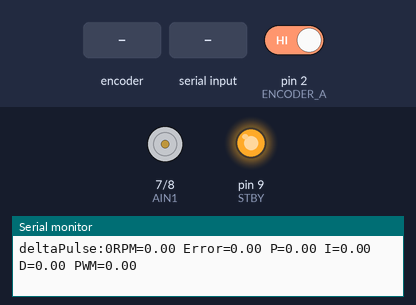
Simulated run of this sketch. Board: Arduino Uno, built with avr-gcc and run on an emulated ATmega328P. Shown: motor-driver pin pairs drawn as motors (green arrow = first pin HIGH = forward, orange = second pin HIGH = backward, longer = more drive, scaled by the enable pin, stopped while the standby pin is LOW), output pins drawn as LEDs (lit = HIGH), the last lines printed to the serial monitor. The test bench sets the inputs (shaded band); at power-on: pin 2 (ENCODER_A) HIGH.

Above: at 1.2 s.
1.3 s: rotary encoder on pin 2 (ENCODER_A) / pin 3 (ENCODER_B) turned 1 step (first pin leading)
At 2.7 s:
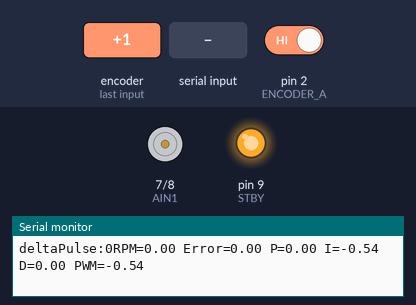
3.0 s: "RPM:90\n" received over Serial
At 5.7 s:
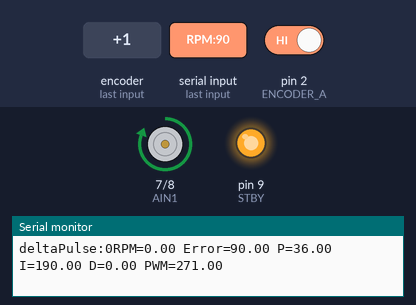
6.0 s: "RPM:\n" received over Serial
At 7.4 s:
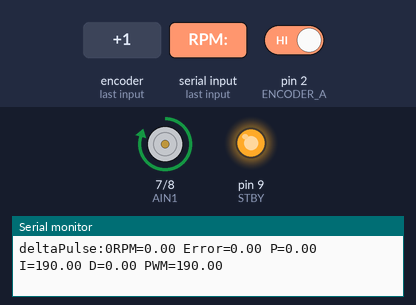
9.0 s: rotary encoder on pin 2 (ENCODER_A) / pin 3 (ENCODER_B) turned 1 step (first pin leading)
At 9.7 s:
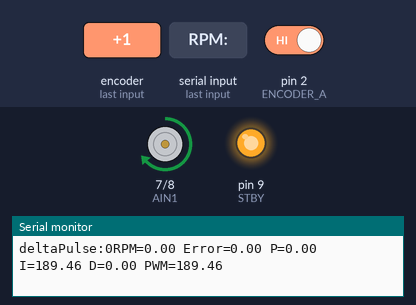
Timing chart, 0 to 12.0 s (numbered marks = the images above; inputs shaded):
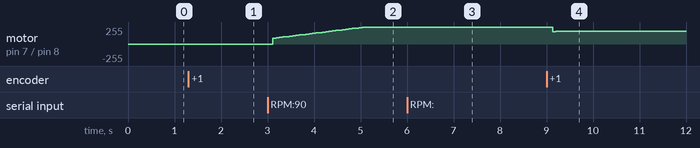

Measured:
- after the input at 1.3 s, motor on pin 7 (AIN1) / pin 8 (AIN2): stopped → backward 1/255 after 0.10 s, → backward 2/255 0.07 s later, → stopped 0.07 s later
- after the input at 3.0 s, motor on pin 7 (AIN1) / pin 8 (AIN2): moves from stopped to forward 255/255 over 2.0 s, starting after 0.12 s
- after the input at 6.0 s, motor on pin 7 (AIN1) / pin 8 (AIN2): forward 255/255 → forward 252/255 after 0.13 s
- after the input at 9.0 s, motor on pin 7 (AIN1) / pin 8 (AIN2): forward 252/255 → forward 186/255 after 0.13 s, → forward 189/255 0.07 s later

The sketch:

motor_pid_ready_for_testing.ino
```cpp
//  DC Motor Speed Controller — TB6612FNG + Encoder
//  PID speed control driven by RPM commands over Serial
//  Simplified: single anti-windup mechanism, derivative-on-measurement,
//  no output slew limiter.

// TB6612FNG motor driver pins
#define PWMA 5
#define AIN1 7
#define AIN2 8
#define STBY 9

// Encoder pins
#define ENCODER_A 2
#define ENCODER_B 3

// Encoder variables
volatile long encoderCount = 0;
long currentCount = 0;
long previousCount = 0;
long deltaPulses = 0;

// Encoder resolution
double PPR_DC_ENGINE = 211.2;

// ---- PID parameters ----
double Kp = 0.4; // still need to be set through testing
double Ki = 0.95;
double Kd = 0.00;
double Kf = 0.5;      // introduction of feed-forward for faster accelerations closer to the target

double setpointRPM = 0;  // desired RPM
double currentRPM = 0;   // measured RPM
double output = 0;       // PWM output

double previousMeasurement = 0; // for derivative-on-measurement
double integral = 0;
double error = 0;

double P, I, D, derivative;

// Limits
const double OUTPUT_LIMIT = 255.0;
const double INTEGRAL_LIMIT = 200.0; // tune: max contribution I can add, in PWM units, is Ki*INTEGRAL_LIMIT

// Timing
unsigned long lastTime = 0;
unsigned long now = 0;
const unsigned long sampleTime = 20;  // ms
double dt = 0;


//// main type shi
void setup() {
  Serial.begin(9600);

  pinMode(PWMA, OUTPUT);
  pinMode(AIN1, OUTPUT);
  pinMode(AIN2, OUTPUT);
  pinMode(STBY, OUTPUT);
  digitalWrite(STBY, HIGH);

  pinMode(ENCODER_A, INPUT_PULLUP);
  pinMode(ENCODER_B, INPUT_PULLUP);

  attachInterrupt(digitalPinToInterrupt(ENCODER_A), encoderAISR, CHANGE);

  lastTime = millis();
  Serial.println("Motor ready");
}

void loop() {
  readSerialCommand();
  runPID();
}

void readSerialCommand() {
  if (!Serial.available()) return;

  String command = Serial.readStringUntil('\n');

  if (command.startsWith("RPM:")) {       // parses new RPM setpoint commands
    setpointRPM = command.substring(4).toInt();
    Serial.print("New RPM target: ");
    Serial.println(setpointRPM);
  }
}


////// main type shi


void runPID() {
  now = millis();
  if (now - lastTime < sampleTime) return;
  dt = (now - lastTime) / 1000.0;

  // Read encoder safely
  noInterrupts();
  currentCount = encoderCount;
  interrupts();

  deltaPulses = currentCount - previousCount;
  Serial.print("deltaPulse:");
  Serial.print(deltaPulses);
  previousCount = currentCount;

  currentRPM = (deltaPulses / PPR_DC_ENGINE) * (60.0 / dt);  // PPST conversion to RPMS

  error = setpointRPM - currentRPM;

  // --- Proportional ---
  P = Kp * error;

  // --- Derivative on measurement ---
  derivative = -(currentRPM - previousMeasurement) / dt;
  D = Kd * derivative;
  previousMeasurement = currentRPM;

  // --- Integral, with single anti-windup rule: ---
  // only accumulate if doing so wouldn't push the output past its limit.
  double unclamppedOutput = P + Ki * (integral + error * dt) + D;
  if (unclamppedOutput < OUTPUT_LIMIT && unclamppedOutput > -OUTPUT_LIMIT) {
    integral += error * dt;
    integral = constrain(integral, -INTEGRAL_LIMIT, INTEGRAL_LIMIT);        // keeps integral from reaching infiniti
  }
  I = Ki * integral;

  //output = constrain(P + I + D, -OUTPUT_LIMIT, OUTPUT_LIMIT);             // see if no bounds could create issue
  output = Kf * setpointRPM + P + I + D;


  Serial.print("RPM=");
  Serial.print(currentRPM);
  Serial.print(" Error=");
  Serial.print(error);
  Serial.print(" P=");
  Serial.print(P);
  Serial.print(" I=");
  Serial.print(I);
  Serial.print(" D=");
  Serial.print(D);
  Serial.print(" PWM=");
  Serial.println(output);

  lastTime = now;
  applyMotor(output);
}

void applyMotor(double cmd) {
  cmd = constrain(cmd, -255, 255);

  if (cmd >= 0) {
    digitalWrite(AIN1, HIGH);
    digitalWrite(AIN2, LOW);
  } else {
    digitalWrite(AIN1, LOW);
    digitalWrite(AIN2, HIGH);
    cmd = -cmd;
  }

  analogWrite(PWMA, (int)cmd);
}

// Encoder interrupt
void encoderAISR() {
  if (setpointRPM >= 0)
    encoderCount++;
  else
    encoderCount--;
}
```
